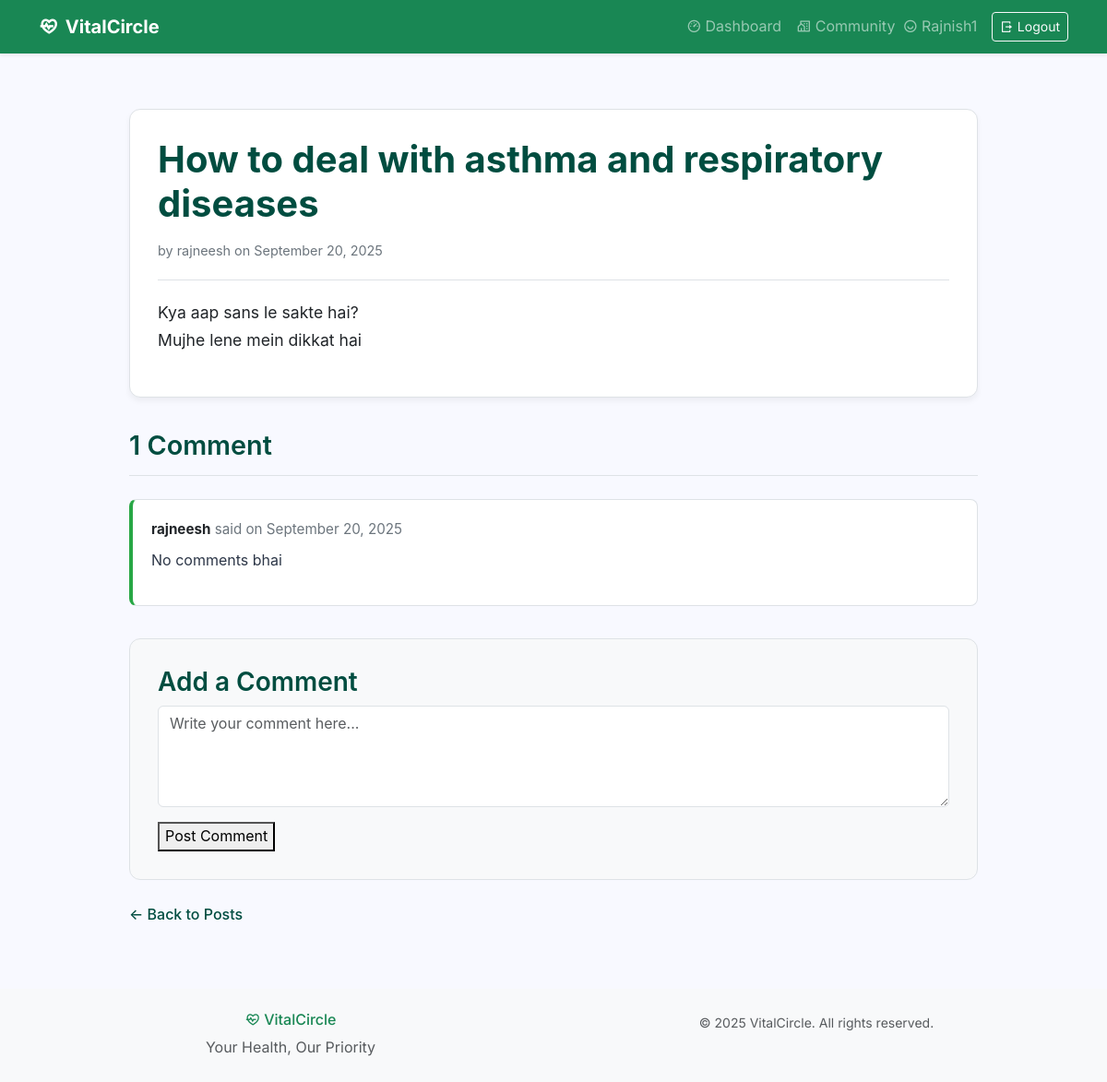
Page /forums/post/1/ (signed in) on the committed database.
### users/models.py (models this page shows)
class User(AbstractUser):
    is_admin = models.BooleanField('is admin',default=False)
    is_user = models.BooleanField('is user',default=False)
    is_doctor = models.BooleanField('is doctor',default=False)

### forums/models.py (models this page shows, shortened)
class Post(models.Model):
    topic = models.ForeignKey(Topic, on_delete=models.CASCADE, related_name='posts')
    title = models.CharField(max_length=200)
    content = models.TextField()
    author = models.ForeignKey(settings.AUTH_USER_MODEL, on_delete=models.CASCADE, related_name='posts')
    created_at = models.DateTimeField(auto_now_add=True)
    updated_at = models.DateTimeField(auto_now=True)
    class Meta:
        ordering = ['-created_at']

class Comment(models.Model):
    post = models.ForeignKey(Post, on_delete=models.CASCADE, related_name='comments')
    author = models.ForeignKey(settings.AUTH_USER_MODEL, on_delete=models.CASCADE, related_name='comments')
    content = models.TextField()
    created_at = models.DateTimeField(auto_now_add=True)
    class Meta:
        ordering = ['created_at']

### forums/views.py (the view, shortened to what this page needs)
# urls.py: path('post/<int:pk>/', PostDetailView.as_view(), name='post_detail'),
class PostDetailView(LoginRequiredMixin, View):
    def get(self, request, pk):
        post = get_object_or_404(Post, pk=pk)
        comments = post.comments.all()
        comment_form = CommentForm()
        context = {
            'post': post,
            'comments': comments,
            'comment_form': comment_form,
        }
        return render(request, 'forums/post_detail.html', context)

### forums/forms.py
class CommentForm(forms.ModelForm):
    class Meta:
        model = Comment
        fields = ['content']
        widgets = {
            'content': forms.Textarea(attrs={
                'class': 'form-control',
                'rows': 4,
                'placeholder': 'Write your comment here...'
            }),
        }
        labels = {
            'content': ''  # This will hide the "Content:" label
        }

### forums/templates/forums/post_detail.html (shortened to what this page needs)
{% extends 'base.html' %}
{% block content %}
<div style="max-width: 960px; margin: 40px auto; padding: 20px; font-family: -apple-system, BlinkMacSystemFont, 'Segoe UI', Roboto, sans-serif;">
    <div style="background: #fff; border: 1px solid #dee2e6; border-radius: 12px; padding: 30px; margin-bottom: 35px; box-shadow: 0 4px 6px rgba(0,0,0,0.05);">
        <h1 style="font-size: 2.5rem; font-weight: 700; color: #004d40; line-height: 1.2; margin: 0;">{{ post.title }}</h1>
        <p style="font-size: 0.9rem; color: #6c757d; margin-top: 15px; margin-bottom: 20px;">by {{ post.author.username }} on {{ post.created_at|date:"F d, Y" }}</p>
        <div style="border-top: 1px solid #dee2e6; padding-top: 20px; line-height: 1.7; font-size: 1.1rem; color: #212529;">
            {{ post.content|linebreaks }}
        </div>
    </div>
    <div style="margin-bottom: 35px;">
        <h2 style="font-weight: 600; font-size: 1.8rem; color: #004d40; border-bottom: 1px solid #dee2e6; padding-bottom: 15px; margin-bottom: 25px;">
            {{ comments.count }} Comment{{ comments.count|pluralize }}
        </h2>
        {% for comment in comments %}
            <div style="background: #fff; border: 1px solid #dee2e6; border-left: 4px solid #28a745; border-radius: 8px; padding: 20px; margin-bottom: 15px;">
                <p style="font-size: 0.95rem; color: #6c757d; margin: 0;">
                    <strong style="color: #212529;">{{ comment.author.username }}</strong> said on {{ comment.created_at|date:"F d, Y" }}
                </p>
                <p style="margin-top: 8px; margin-bottom: 0; line-height: 1.6; color: #212529;">
                    {{ comment.content|linebreaks }}
                </p>
            </div>
        {% empty %}
            <p style="color: #6c757d; text-align: center; padding: 20px;">No comments yet. Be the first to reply!</p>
        {% endfor %}
    </div>
    <div class="comment-form-section" style="background: #f8f9fa; padding: 30px; border-radius: 12px; border: 1px solid #dee2e6;">
        <h3 style="margin-top: 0; font-weight: 600; color: #004d40;">Add a Comment</h3>
        <form method="post" novalidate>
            {{ comment_form.as_p }}
            <button type="submit" class="btn-primary-custom">Post Comment</button>
        </form>
    </div>
    <a href="{% url 'topic_post_list' post.topic.slug %}" class="btn-back-custom" style="display: inline-block; margin-top: 25px; color: #004d40; text-decoration: none; font-weight: 500;">← Back to Posts</a>
</div>
{% endblock %}

### core/templates/base.html (shortened to what this page needs)
<!DOCTYPE html>
{% load static %}
<html lang="en">
<head>
    <link href="https://cdn.jsdelivr.net/npm/bootstrap@5.3.2/dist/css/bootstrap.min.css" rel="stylesheet">
    <link href="https://cdn.jsdelivr.net/npm/remixicon@4.2.0/fonts/remixicon.css" rel="stylesheet">
    <link rel="stylesheet" href="{% static 'dashboard.css' %}">
</head>
<body>
    <nav class="navbar navbar-expand-lg navbar-dark bg-success shadow-sm">
        <div class="container">
            <a class="navbar-brand fw-bold" href="/" title="Home">
                <i class="ri-heart-pulse-line me-2"></i>VitalCircle
            </a>
            <div class="collapse navbar-collapse" id="navbarNav">
                <ul class="navbar-nav ms-auto align-items-center">
                    {% if user.is_authenticated %}
                        {% if user.is_doctor %}
                            <li class="nav-item d-flex align-items-center">
                                <a class="nav-link" href="{% url 'core:doctor-dashboard' %}">
                                    <i class="ri-stethoscope-line me-1"></i>Doctor Dashboard
                                </a>
                            </li>
                            <li class="nav-item d-flex align-items-center">
                                <a class="nav-link" href="#">
                                    <i class="ri-user-heart-line me-1"></i>Patients
                                </a>
                            </li>
                            <li class="nav-item d-flex align-items-center">
                                <a class="nav-link" href="#">
                                    <i class="ri-bar-chart-line me-1"></i>Analytics
                                </a>
                            </li>
                        {% elif user.is_user %}
                            <li class="nav-item d-flex align-items-center">
                                <a class="nav-link" href="{% url 'core:user-dashboard' %}">
                                    <i class="ri-dashboard-3-line me-1"></i>Dashboard
                                </a>
                            </li>
                            <li class="nav-item d-flex align-items-center">
                                <a class="nav-link" href="/forums/">
                                    <i class="ri-community-line me-1"></i>Community
                                </a>
                            </li>
                        {% endif %}
                        <li class="nav-item d-flex align-items-center">
                            <span class="navbar-text me-3">
                                <i class="ri-user-smile-line me-1"></i>{{ request.user|capfirst }}
                            </span>
                        </li>
                        <li class="nav-item d-flex align-items-center">
                            <form action="{% url 'users:logout' %}" method="post" class="d-inline">
                                <button class="btn btn-outline-light btn-sm" type="submit" title="Logout">
                                    <i class="ri-logout-box-r-line me-1"></i>Logout
                                </button>
                            </form>
                        </li>
                    {% endif %}
                </ul>
            </div>
        </div>
    </nav>
    <main class="main-content">
        {% block content %}{% endblock content %}
    </main>
    <footer class="bg-light text-center text-muted py-4 mt-5">
        <div class="container">
            <div class="row">
                <div class="col-md-6">
                    <h6 class="text-success">
                        <i class="ri-heart-pulse-line me-1"></i>VitalCircle
                    </h6>
                    <p class="mb-0">Your Health, Our Priority</p>
                </div>
                <div class="col-md-6">
                    <p class="mb-0">
                        <small>&copy; 2025 VitalCircle. All rights reserved.</small>
                    </p>
                </div>
            </div>
        </div>
    </footer>
</body>
</html>

### core/static/dashboard.css (style rules this page uses)
:root { --primary-color: #667eea; --primary-dark: #5a6fd8; --secondary-color: #764ba2; --accent-color: #f093fb; --success-color: #4facfe; --warning-color: #f6d365; --danger-color: #ff6b6b; --info-color: #74b9ff; --light-bg: #f8f9ff; --white: #ffffff; --text-primary: #2d3748; --text-secondary: #718096; --text-muted: #a0aec0; --border-color: #e2e8f0; --shadow-sm: 0 1px 3px rgba(0, 0, 0, 0.1); --shadow-md: 0 4px 6px rgba(0, 0, 0, 0.1); --shadow-lg: 0 10px 15px rgba(0, 0, 0, 0.1); --shadow-xl: 0 20px 25px rgba(0, 0, 0, 0.1); --gradient-primary: linear-gradient(135deg, var(--primary-color) 0%, var(--secondary-color) 100%); --gradient-success: linear-gradient(135deg, var(--success-color) 0%, #00c6ff 100%); --gradient-warning: linear-gradient(135deg, var(--warning-color) 0%, #fda085 100%); --gradient-danger: linear-gradient(135deg, var(--danger-color) 0%, #ff8a80 100%); --gradient-info: linear-gradient(135deg, var(--info-color) 0%, #0984e3 100%); }
body { font-family: 'Inter', -apple-system, BlinkMacSystemFont, 'Segoe UI', Roboto, sans-serif; margin: 0; padding: 0; background: var(--light-bg); color: var(--text-primary); line-height: 1.6; }

### rows in the picture
User: user "Rajnish1"
Post: title "How to deal with asthma and respiratory diseases", author.username "rajneesh", created_at "September 20, 2025", content "Kya aap sans le sakte hai? Mujhe lene mein dikkat hai", count "1"
Comment: author.username "rajneesh", created_at "September 20, 2025", content "No comments bhai"
